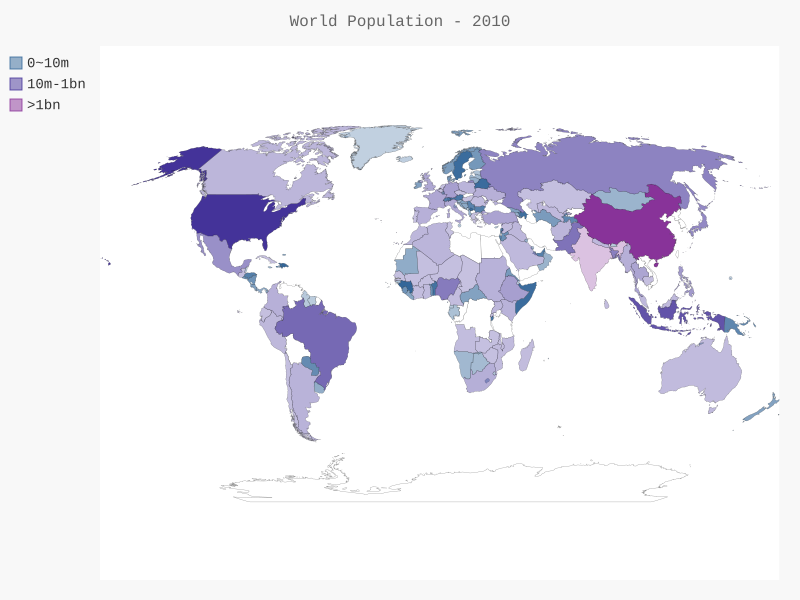

Here is the Python script that generated this plot:
import json
import pygal
from country_codes import get_country_code
import pygal.maps.world
from pygal.style import RotateStyle, LightColorizedStyle

filename = 'd:/p/projects_trials/grab_data/data/population_data.json'
with open(filename) as f:
    pop_data =json.load(f)

country_population = {}
for pop_dict in pop_data:
    if pop_dict['Year'] == '2010':
        country_name = pop_dict['Country Name']
        population = int(float(pop_dict['Value']))
        # print(country_name, ':', population)
        code = get_country_code(country_name)
        if code:
            country_population[code] = population
        else:
            print('ERROR:', country_name)

cc_pops1, cc_pops2, cc_pops3 = {}, {}, {}
for cc, pop in country_population.items():
    if pop < 10000000:
        cc_pops1[cc] = pop
    elif pop < 1000000000:
        cc_pops2[cc] = pop
    else:
        cc_pops3[cc] = pop
print(len(cc_pops1), len(cc_pops2), len(cc_pops3))

wm_style = RotateStyle('#336699', base_style=LightColorizedStyle)
wm = pygal.maps.world.World(style=wm_style)
wm.title = 'World Population - 2010'
wm.add("0~10m", cc_pops1)
wm.add("10m-1bn", cc_pops2)
wm.add(">1bn", cc_pops3)
wm.render_to_file('world_population.svg')
